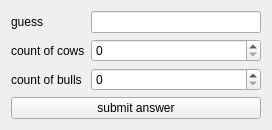
<?xml version="1.0" encoding="UTF-8"?>
<ui version="4.0">
 <class>CowsBullsUBE</class>
 <widget class="QWidget" name="CowsBullsUBE">
  <property name="geometry">
   <rect>
    <x>0</x>
    <y>0</y>
    <width>272</width>
    <height>119</height>
   </rect>
  </property>
  <property name="windowTitle">
   <string>CowsBullsUBE</string>
  </property>
  <layout class="QGridLayout" name="gridLayout">
   <item row="0" column="0">
    <widget class="QLabel" name="label">
     <property name="text">
      <string>guess</string>
     </property>
    </widget>
   </item>
   <item row="0" column="1">
    <widget class="QLineEdit" name="lineEditGuess">
     <property name="maxLength">
      <number>4</number>
     </property>
     <property name="readOnly">
      <bool>true</bool>
     </property>
    </widget>
   </item>
   <item row="1" column="0">
    <widget class="QLabel" name="label_2">
     <property name="text">
      <string>count of cows</string>
     </property>
    </widget>
   </item>
   <item row="1" column="1">
    <widget class="QSpinBox" name="spinBoxCows">
     <property name="maximum">
      <number>4</number>
     </property>
    </widget>
   </item>
   <item row="2" column="0">
    <widget class="QLabel" name="label_3">
     <property name="text">
      <string>count of bulls</string>
     </property>
    </widget>
   </item>
   <item row="2" column="1">
    <widget class="QSpinBox" name="spinBoxBulls">
     <property name="maximum">
      <number>4</number>
     </property>
    </widget>
   </item>
   <item row="3" column="0" colspan="2">
    <widget class="QPushButton" name="pushButtonSubmitAnswer">
     <property name="text">
      <string>submit answer</string>
     </property>
    </widget>
   </item>
  </layout>
 </widget>
 <layoutdefault spacing="6" margin="11"/>
 <resources/>
 <connections/>
</ui>
